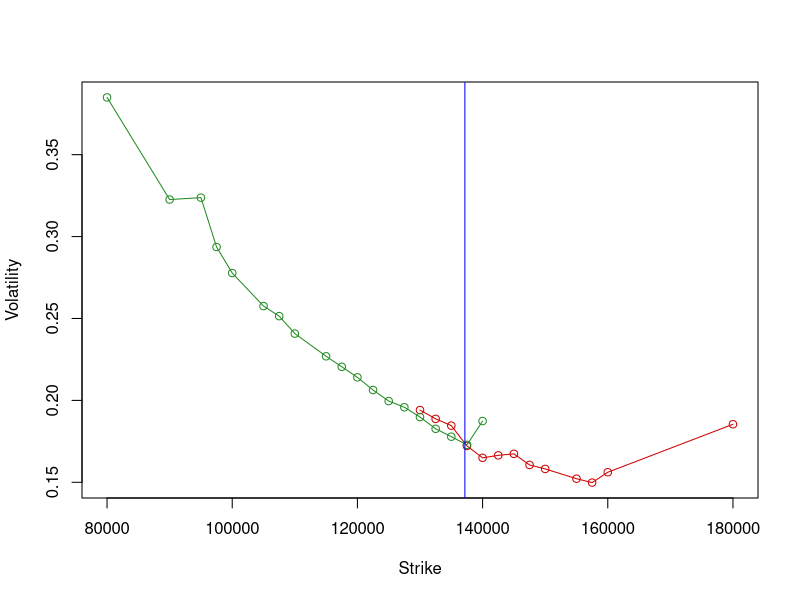

Generate this figure with R:
rate = 0
error = 0.001

#########################################################################
# Paste data from console app here
#########################################################################

# asset: RIU9, expires in 77 days, price: 137170, Trade date: 03.07.2019 0:00:00
asset = 137170
expiry = 1 / 252 * 77
callStrikes = c(130000,132500,135000,137500,140000,142500,145000,147500,150000,155000,157500,160000,180000)
callPrices = c(10000,8250,6690,5050,3750,2900,2200,1470,1000,400,240,190,20)
putStrikes = c(80000,90000,95000,97500,100000,105000,107500,110000,115000,117500,120000,122500,125000,127500,130000,132500,135000,137500,140000)
putPrices = c(40,60,150,120,130,200,270,330,570,750,980,1250,1610,2130,2720,3410,4320,5400,7250)

#########################################################################

# BS d1
d1 <- function (S, E, r, volatility, expiry) {
  (log(S / E) + (r + 0.5 * volatility ^ 2) * (expiry)) / (volatility * sqrt(expiry))
}

# BS d2
d2 <- function (d1, volatility, expiry) {
  d1 - volatility * sqrt(expiry)
}

# call
C <- function (S, d1, d2, E, r, expiry) {
  S * pnorm(d1) - E * exp(-r * (expiry)) * pnorm(d2)
}

# put
P <- function (S, d1, d2, E, r, expiry) {
  -S * pnorm(-d1) + E * exp(-r * (expiry)) * pnorm(-d2)
}

Vega <- function (S, d1, expiry) {
  S * sqrt(expiry / pi / 2) * exp(-0.5 * d1 ^ 2)
}

# IV Call
IvCall <- function (C, E, expiry, S, r, error) {
  sigma = 1
  dv = error + 1
  while (abs(dv) > error) {
    d1 = d1(S, E, r, sigma, expiry)
    d2 = d2(d1, sigma, expiry)
    CallPrice = C(S, d1, d2, E, r, expiry)
    Vega = Vega(S, d1, expiry)
    PriceError = CallPrice - C
    dv = PriceError / Vega
    sigma = sigma - dv
  }
  sigma
}

IvPut <- function (P, E, expiry, S, r, error) {
  sigma = 1
  dv = error + 1
  while (abs(dv) > error) {
    d1 = d1(S, E, r, sigma, expiry)
    d2 = d2(d1, sigma, expiry)
    PutPrice = P(S, d1, d2, E, r, expiry)
    Vega = Vega(S, d1, expiry)
    PriceError = PutPrice - P
    dv = PriceError / Vega
    sigma = sigma - dv
  }
  sigma
}

n1 = length(callStrikes)
n2 = length(putStrikes)

ivCalls = array(n1)
ivPuts = array(n2)

for (i in 1:n1) {
  ivCalls[i] = IvCall(callPrices[i], callStrikes[i], expiry, asset, rate, error)
}

for (i in 1:n2) {
  ivPuts[i] = IvPut(putPrices[i], putStrikes[i], expiry, asset, rate, error)
}

xrange = range(putStrikes, callStrikes)
yrange = range(ivPuts, ivCalls)

plot(xrange, yrange, type = "n", xlab = "Strike", ylab = "Volatility")

points(callStrikes, ivCalls, col = "red3", type = "o")
points(putStrikes, ivPuts, col = "forestgreen", type = "o")

abline(v=asset, col="blue")
